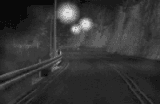
#> input picture harry_06.png, 160 x 104 px
$ python gfx2sms.py harry_06.png
#> lines starting #> are read from the running program, lines starting #| are printed output that depends on the picture; after the words box and inside, x2 and y2 are one past the last pixel; in counts of white or black regions, pixels touching at a corner belong together
#!/usr/bin/env python
# coding: utf-8

import os
from os import path
import os.path
import sys
from datetime import datetime
from pathlib import Path
import struct
import numpy as np
from PIL import Image, ImageOps, ImageEnhance, ImageChops
import cProfile

# 32 x 28 tiles filling a screen where a tile is 8x8
# for the SMS the color depth is 4bits = 16 colors per tile
PAL_COLORS = 4 #in bits
MAX_X = 256
MAX_Y = 240 #max resolution is only available for the SMS2-VDP!

TILE_WIDTH = 8
TILE_HEIGHT = 8

# Rec. 709 (sRGB) luma coef
PR, PG, PB = 0.2126, 0.7152, 0.0722
MAX_DIST = PR * 255**2 + PG * 255**2 + PB * 255**2

SMS_COLOR_PALETTE = [   (0x00,0x00,0x00),(0x54,0x00,0x00),(0xab,0x00,0x00),(0xff,0x00,0x00),
                        (0x00,0x54,0x00),(0x54,0x54,0x00),(0xab,0x54,0x00),(0xff,0x54,0x00),
                        (0x00,0xab,0x00),(0x54,0xab,0x00),(0xab,0xab,0x00),(0xff,0xab,0x00),
                        (0x00,0xff,0x00),(0x54,0xff,0x00),(0xab,0xff,0x00),(0xff,0xff,0x00),
                        (0x00,0x00,0x54),(0x54,0x00,0x54),(0xab,0x00,0x54),(0xff,0x00,0x54),
                        (0x00,0x54,0x54),(0x54,0x54,0x54),(0xab,0x54,0x54),(0xff,0x54,0x54),
                        (0x00,0xab,0x54),(0x54,0xab,0x54),(0xab,0xab,0x54),(0xff,0xab,0x54),
                        (0x00,0xff,0x54),(0x54,0xff,0x54),(0xab,0xff,0x54),(0xff,0xff,0x54),
                        (0x00,0x00,0xab),(0x54,0x00,0xab),(0xab,0x00,0xab),(0xff,0x00,0xab),
                        (0x00,0x54,0xab),(0x54,0x54,0xab),(0xab,0x54,0xab),(0xff,0x54,0xab),
                        (0x00,0xab,0xab),(0x54,0xab,0xab),(0xab,0xab,0xab),(0xff,0xab,0xab),
                        (0x00,0xff,0xab),(0x54,0xff,0xab),(0xab,0xff,0xab),(0xff,0xff,0xab),
                        (0x00,0x00,0xff),(0x54,0x00,0xff),(0xab,0x00,0xff),(0xff,0x00,0xff),
                        (0x00,0x54,0xff),(0x54,0x54,0xff),(0xab,0x54,0xff),(0xff,0x54,0xff),
                        (0x00,0xab,0xff),(0x54,0xab,0xff),(0xab,0xab,0xff),(0xff,0xab,0xff),
                        (0x00,0xff,0xff),(0x54,0xff,0xff),(0xab,0xff,0xff),(0xff,0xff,0xff) ]

now = datetime.now

def get_key(dic, search_value):
    for key, value in dic.items():
        if value == search_value:
            return key

def distribute_error(data, x, y, quant_error):
    error_table = {7.0: (1, 0), 3.0: (-1, 1), 5.0: (0, 1), 1.0: (1, 1)}
    #import pdb; pdb.set_trace()
    height, width, _ = data.shape
    for error in error_table.keys():
        x_diff, y_diff = error_table[error]
        #import pdb; pdb.set_trace()
        x_nb = x + x_diff
        y_nb = y + y_diff
        if 0 <= x_nb < width and 0 <= y_nb < height:
            comp_new_pixel(data, x_nb, y_nb, quant_error, error)

#def nearest( subjects, query ):
#    return min( subjects, key = lambda subject: sum( (s - q) ** 2 for s, q in zip( subject, query ) ) )

def closest(color, palette):
    colors = np.array(palette)
    color = np.array(color)
    distances = np.sqrt(np.sum((colors-color)**2,axis=1))
    index_of_smallest = np.where(distances==np.amin(distances))
    smallest_distance = colors[index_of_smallest]
    return tuple(smallest_distance[0])

def color_dist(first_color, second_color):
    return (
            PR * (second_color[0] - first_color[0])**2 +
            PG * (second_color[1] - first_color[1])**2 +
            PB * (second_color[2] - first_color[2])**2
           ) / MAX_DIST

def comp_quant_error(old_pixel, new_pixel):
    return [old_pixel[i] - new_pixel[i] for i, _ in enumerate(old_pixel)]

def comp_new_pixel(data, x, y, quant_error, error_weight):
    for idx, val in enumerate(data[y][x]):
        new_color = val + quant_error[idx] * error_weight / 16.0
        if new_color > 255:
            new_color = 255
        elif new_color < 0:
            new_color = 0
        #print(f"x: {x} y: {y} idx: {idx} val: {val} new_color: {new_color} quant_error: {quant_error} error_weight: {error_weight}")
        data[y][x][idx] = new_color

def dithering(img, color_palette):
    data = np.asarray(img).copy()
    color_cache = {}
    width, height = img.size[0], img.size[1]
    print(f"[{now().strftime('%Y-%m-%d %H:%M:%S')}] executing Floyd-Steinberg dithering for {width}*{height} image..", end="")
    for y in range(0, height):
        for x in range(0, width):
            old_pixel = tuple(data[y][x])
            if old_pixel not in color_cache:
                new_pixel = closest(old_pixel, SMS_COLOR_PALETTE)
                color_cache[old_pixel] = new_pixel
            else:
                new_pixel = color_cache[old_pixel]
            if color_dist(old_pixel, new_pixel) < 0.0025:
                continue
            data[y][x] = new_pixel
            quant_error = comp_quant_error(old_pixel, new_pixel)
            distribute_error(data, x, y, quant_error)
    print("done")

    print(f"[{now().strftime('%Y-%m-%d %H:%M:%S')}] correcting used colors..", end="")
    color_cache = {}
    for y in range(height):
        for x in range(width):
            search = tuple(data[y][x])
            if search not in color_cache:
                color = closest(search, color_palette)
                color_cache[search] = color
            else:
                color = color_cache[search]
            if color != search:
                data[y][x] = color
    print("done")

    return Image.fromarray(data)

def convert(output_name, grayscale, resize):
#> called with output_name = 'harry_06.png', grayscale = False
    print(os.getcwd())
    print(f"[{now().strftime('%Y-%m-%d %H:%M:%S')}] open {output_name}..")
    with Image.open(output_name) as img:
#> img is the input picture: PIL image 160x104 P; min 9, max 221, mean 53.3
        if grayscale:
            print(f"[{now().strftime('%Y-%m-%d %H:%M:%S')}] convert to grayscale..")
            img = ImageOps.grayscale(img)
            enhancer = ImageEnhance.Contrast(img)
            img = enhancer.enhance(1.5*2)
            #img = img.convert("1")
            #img.show()

        #import pdb; pdb.set_trace()
        # TODO: reduce tiles shrink image

        width, height = img.size
#> width = 160; height = 104
        try:
            color_cnt = len(img.getcolors(maxcolors=65536))
#> color_cnt = 16
        except:
            print(f"[{now().strftime('%Y-%m-%d %H:%M:%S')}] pil cannot process file {output_name}..")
            return

        if color_cnt > 2**PAL_COLORS:
            print("too many colors")
            ##return

        if width > MAX_X or height > MAX_Y:
            print("invalid image dimensions")
            ##return

        if resize:
            print(f"[{now().strftime('%Y-%m-%d %H:%M:%S')}] resizing to {resize}..")
            img = img.resize(resize)

        # convert single band color representation to RGB
        if "".join(img.getbands()) != "RGB":
            print(f"[{now().strftime('%Y-%m-%d %H:%M:%S')}] converting to RGB..")
            img = img.convert("RGB")

        # mapping of used color palette color of platform
        Color_Map = {}
        # translate used rgb tuple to corresponding index of color palette
        Color_Index = {}

        # using lambda expression to get darker color in front of the palette
        print(f"[{now().strftime('%Y-%m-%d %H:%M:%S')}] creating color mapping..")
        for idx, color in enumerate(sorted(img.getcolors(maxcolors=65536), key=lambda x: x[-1][0]**2 +x [-1][1]**2 + x[-1][2]**2)):
            # color is a rgb pair of a pixel in the picture but needed a value similiar to platform palette
            matched_color = closest(color[-1], SMS_COLOR_PALETTE)
            index = len(list(dict.fromkeys(Color_Index.values())))

            #color already in use, reuse palette index
            if matched_color in Color_Map.values():
                index = Color_Index[get_key(Color_Map, matched_color)]
                print(f"[{now().strftime('%Y-%m-%d %H:%M:%S')}] mapped doubled color {color[-1]} found at index {index} will be ignored!")

            # add mapping of used color to nearest color match
            Color_Map[color[-1]] = matched_color
            # set mapping used color to palette index
            Color_Index[color[-1]] = index
#> this loop made 16 passes
#> (index_of_smallest in closest, matched_color) on passes 1 to 12: (([0],), (0, 0, 0)), (([0],), (0, 0, 0)), (([0],), (0, 0, 0)), (([0],), (0, 0, 0)), (([21],), (84, 84, 84)), (([21],), (84, 84, 84)), (([21],), (84, 84, 84)), (([21],), (84, 84, 84)), (([21],), (84, 84, 84)), (([21],), (84, 84, 84)), (([21],), (84, 84, 84)), (([21],), (84, 84, 84))
#> after the loop, Color_Index = 16 items; Color_Map = 16 items

        curr_palette = list(dict.fromkeys(Color_Map.values()))
#> curr_palette = [(0, 0, 0), (84, 84, 84), (171, 171, 171), (255, 255, 255)]
        max_color = len(curr_palette)
#> max_color = 4

        Color_Index_SMS = {}
        for color in Color_Index:
            Color_Index_SMS[Color_Map[color]] = Color_Index[color]
#> this loop made 16 passes
#> color on passes 1 to 12: (9, 9, 9), (26, 26, 26), (34, 34, 34), (40, 40, 40), (45, 45, 45), (49, 49, 49), (55, 55, 55), (59, 59, 59), (65, 65, 65), (72, 72, 72), (82, 82, 82), (97, 97, 97)
#> after the loop, Color_Index_SMS = {(0, 0, 0): 0, (84, 84, 84): 1, (171, 171, 171): 2, (255, 255, 255): 3}

        Color_Index = Color_Index_SMS
#> Color_Index has the same summary as Color_Index_SMS

        print(f"[{now().strftime('%Y-%m-%d %H:%M:%S')}] start dithering..")
        img = dithering(img, curr_palette)
#> after the loop in dithering, `for y in range(0, height):`:
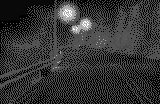
#> data: shape (104, 160, 3); min 0, max 255, mean 51.7
#> after the loop in dithering, `for y in range(height):`: data: shape (104, 160, 3); 15.14% of pixels changed, all inside (x1, y1, x2, y2) = (0, 0, 160, 104)
        print(f"[{now().strftime('%Y-%m-%d %H:%M:%S')}] colors(#{len(curr_palette)}): {curr_palette}")
        #img.show()

        #import pdb; pdb.set_trace()
        filename = path.splitext(output_name)[0]

        # write color palette
        print(f"[{now().strftime('%Y-%m-%d %H:%M:%S')}] writing color palette..")
        used_colors = {}
        with open(os.path.join(os.getcwd(), os.path.split(filename + ".pal")[-1]), "wb") as writer:
            # look up for the index of the used colors relating to the machine color palette
            for color in Color_Map:
                val = SMS_COLOR_PALETTE.index(Color_Map[color])
                if val in used_colors:
                    continue
                print(f"[{now().strftime('%Y-%m-%d %H:%M:%S')}]\tusing color {val:0{2}} {hex(val)}")
                writer.write(struct.pack('B', val))
                used_colors[val] = 1

            # fill the rest with zeros
            while writer.tell() < 2**PAL_COLORS:
                writer.write(struct.pack('B', 0))
#> this loop made 12 passes

        # write planar tiles data format
        print(f"[{now().strftime('%Y-%m-%d %H:%M:%S')}] creating tile data..", end="")
        with open(os.path.join(os.getcwd(), os.path.split(filename + ".bin")[-1]), "wb") as writer:
            for tile_y in range(height // TILE_HEIGHT):
                for tile_x in range(width // TILE_WIDTH):
                    #region contain 8x8 pixel data
                    region = img.crop((tile_x * TILE_WIDTH, tile_y * TILE_HEIGHT, (tile_x + 1) * TILE_WIDTH, (tile_y + 1) * TILE_HEIGHT))
                    # no idea why I have to mirror the tile
                    region = ImageOps.mirror(region)
                    #convert rgb data to color index which references to color in the palette
                    color_data = [item for item in region.getdata()]

                    #take 8 pixels
                    for pos in range(0, len(color_data), TILE_WIDTH):
                        # color index coded as value between 0 and 15 for SMS
                        for shifter in range(PAL_COLORS):
                            val = 0
                            #iterate through 8 pixel and check lowest bit is set
                            for column in range(TILE_WIDTH):
                                val += ((Color_Index[color_data[pos + column]] >> shifter) & 0b1) << column
                            #    import pdb; pdb.set_trace()
                            writer.write(struct.pack('B', val))
        print("done")
def process(args):
    if os.path.exists(args[1]):
        grayscale = len(args) > 2 and args[2] == '-gs'
        resize = None
        if len(args) > 3 and args[2] == '--resize':
            resize = tuple(map(lambda x: int(x), args[3].split(',')))
        convert(args[1], grayscale, resize)

def main():
    if len(sys.argv) > 1:
        if path.exists(sys.argv[1]):
            process(sys.argv)
            #cProfile.run("process(sys.argv)", sort="tottime")
        else:
            print("file %s doesn't exist" % (sys.argv[1]))
    else:
        print("not enough arguments")

if __name__ == '__main__':
    main()
